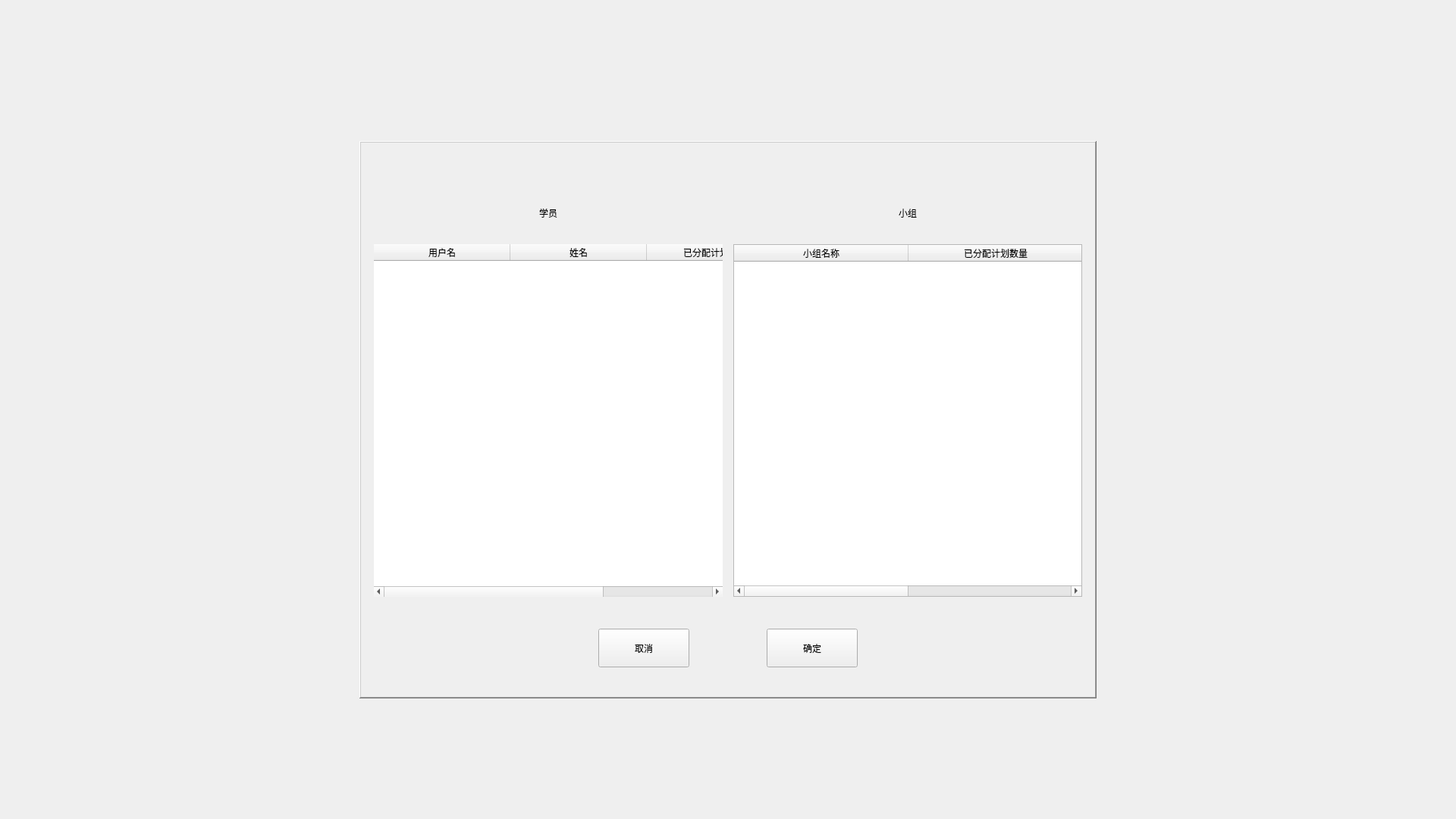
<?xml version="1.0" encoding="UTF-8"?>
<ui version="4.0">
 <class>RbAllocCoursePlanWindow</class>
 <widget class="QWidget" name="RbAllocCoursePlanWindow">
  <property name="geometry">
   <rect>
    <x>0</x>
    <y>0</y>
    <width>1920</width>
    <height>1080</height>
   </rect>
  </property>
  <property name="sizePolicy">
   <sizepolicy hsizetype="Fixed" vsizetype="Fixed">
    <horstretch>0</horstretch>
    <verstretch>0</verstretch>
   </sizepolicy>
  </property>
  <property name="minimumSize">
   <size>
    <width>1920</width>
    <height>1080</height>
   </size>
  </property>
  <property name="maximumSize">
   <size>
    <width>1920</width>
    <height>1080</height>
   </size>
  </property>
  <property name="focusPolicy">
   <enum>Qt::ClickFocus</enum>
  </property>
  <property name="windowTitle">
   <string>SimLaparo</string>
  </property>
  <layout class="QVBoxLayout" name="verticalLayout_5">
   <item>
    <layout class="QVBoxLayout" name="verticalLayout_4">
     <item>
      <spacer name="verticalSpacer_4">
       <property name="orientation">
        <enum>Qt::Vertical</enum>
       </property>
       <property name="sizeType">
        <enum>QSizePolicy::Fixed</enum>
       </property>
       <property name="sizeHint" stdset="0">
        <size>
         <width>20</width>
         <height>175</height>
        </size>
       </property>
      </spacer>
     </item>
     <item>
      <layout class="QHBoxLayout" name="horizontalLayout_3">
       <item>
        <spacer name="horizontalSpacer_4">
         <property name="orientation">
          <enum>Qt::Horizontal</enum>
         </property>
         <property name="sizeHint" stdset="0">
          <size>
           <width>40</width>
           <height>20</height>
          </size>
         </property>
        </spacer>
       </item>
       <item>
        <widget class="QFrame" name="frame">
         <property name="sizePolicy">
          <sizepolicy hsizetype="Fixed" vsizetype="Fixed">
           <horstretch>0</horstretch>
           <verstretch>0</verstretch>
          </sizepolicy>
         </property>
         <property name="minimumSize">
          <size>
           <width>972</width>
           <height>735</height>
          </size>
         </property>
         <property name="maximumSize">
          <size>
           <width>972</width>
           <height>735</height>
          </size>
         </property>
         <property name="frameShape">
          <enum>QFrame::WinPanel</enum>
         </property>
         <property name="frameShadow">
          <enum>QFrame::Raised</enum>
         </property>
         <property name="lineWidth">
          <number>0</number>
         </property>
         <layout class="QVBoxLayout" name="verticalLayout_3">
          <item>
           <layout class="QVBoxLayout" name="verticalLayout_2">
            <item>
             <spacer name="verticalSpacer">
              <property name="orientation">
               <enum>Qt::Vertical</enum>
              </property>
              <property name="sizeType">
               <enum>QSizePolicy::Fixed</enum>
              </property>
              <property name="sizeHint" stdset="0">
               <size>
                <width>20</width>
                <height>50</height>
               </size>
              </property>
             </spacer>
            </item>
            <item>
             <layout class="QHBoxLayout" name="horizontalLayout_2">
              <item>
               <spacer name="horizontalSpacer_7">
                <property name="orientation">
                 <enum>Qt::Horizontal</enum>
                </property>
                <property name="sizeHint" stdset="0">
                 <size>
                  <width>40</width>
                  <height>20</height>
                 </size>
                </property>
               </spacer>
              </item>
              <item>
               <widget class="QLabel" name="label_student">
                <property name="text">
                 <string>学员</string>
                </property>
               </widget>
              </item>
              <item>
               <spacer name="horizontalSpacer_6">
                <property name="orientation">
                 <enum>Qt::Horizontal</enum>
                </property>
                <property name="sizeType">
                 <enum>QSizePolicy::Fixed</enum>
                </property>
                <property name="sizeHint" stdset="0">
                 <size>
                  <width>444</width>
                  <height>20</height>
                 </size>
                </property>
               </spacer>
              </item>
              <item>
               <widget class="QLabel" name="label_group">
                <property name="text">
                 <string>小组</string>
                </property>
               </widget>
              </item>
              <item>
               <spacer name="horizontalSpacer_8">
                <property name="orientation">
                 <enum>Qt::Horizontal</enum>
                </property>
                <property name="sizeHint" stdset="0">
                 <size>
                  <width>40</width>
                  <height>20</height>
                 </size>
                </property>
               </spacer>
              </item>
             </layout>
            </item>
            <item>
             <spacer name="verticalSpacer_6">
              <property name="orientation">
               <enum>Qt::Vertical</enum>
              </property>
              <property name="sizeType">
               <enum>QSizePolicy::Fixed</enum>
              </property>
              <property name="sizeHint" stdset="0">
               <size>
                <width>20</width>
                <height>1</height>
               </size>
              </property>
             </spacer>
            </item>
            <item>
             <layout class="QHBoxLayout" name="horizontalLayout_4">
              <item>
               <widget class="QTableWidget" name="tableWidget_student">
                <property name="sizePolicy">
                 <sizepolicy hsizetype="Fixed" vsizetype="Fixed">
                  <horstretch>0</horstretch>
                  <verstretch>0</verstretch>
                 </sizepolicy>
                </property>
                <property name="minimumSize">
                 <size>
                  <width>460</width>
                  <height>465</height>
                 </size>
                </property>
                <property name="maximumSize">
                 <size>
                  <width>460</width>
                  <height>465</height>
                 </size>
                </property>
                <property name="focusPolicy">
                 <enum>Qt::NoFocus</enum>
                </property>
                <property name="autoFillBackground">
                 <bool>false</bool>
                </property>
                <property name="frameShape">
                 <enum>QFrame::NoFrame</enum>
                </property>
                <property name="frameShadow">
                 <enum>QFrame::Sunken</enum>
                </property>
                <property name="lineWidth">
                 <number>0</number>
                </property>
                <property name="textElideMode">
                 <enum>Qt::ElideMiddle</enum>
                </property>
                <property name="showGrid">
                 <bool>false</bool>
                </property>
                <property name="gridStyle">
                 <enum>Qt::NoPen</enum>
                </property>
                <attribute name="horizontalHeaderVisible">
                 <bool>true</bool>
                </attribute>
                <attribute name="horizontalHeaderDefaultSectionSize">
                 <number>180</number>
                </attribute>
                <attribute name="horizontalHeaderHighlightSections">
                 <bool>false</bool>
                </attribute>
                <attribute name="verticalHeaderVisible">
                 <bool>false</bool>
                </attribute>
                <attribute name="verticalHeaderDefaultSectionSize">
                 <number>30</number>
                </attribute>
                <attribute name="verticalHeaderHighlightSections">
                 <bool>true</bool>
                </attribute>
                <column>
                 <property name="text">
                  <string>用户名</string>
                 </property>
                </column>
                <column>
                 <property name="text">
                  <string>姓名</string>
                 </property>
                </column>
                <column>
                 <property name="text">
                  <string>已分配计划数量</string>
                 </property>
                </column>
               </widget>
              </item>
              <item>
               <widget class="QTableWidget" name="tableWidget_group">
                <property name="sizePolicy">
                 <sizepolicy hsizetype="Fixed" vsizetype="Fixed">
                  <horstretch>0</horstretch>
                  <verstretch>0</verstretch>
                 </sizepolicy>
                </property>
                <property name="minimumSize">
                 <size>
                  <width>460</width>
                  <height>465</height>
                 </size>
                </property>
                <property name="maximumSize">
                 <size>
                  <width>460</width>
                  <height>465</height>
                 </size>
                </property>
                <property name="focusPolicy">
                 <enum>Qt::NoFocus</enum>
                </property>
                <property name="textElideMode">
                 <enum>Qt::ElideMiddle</enum>
                </property>
                <property name="showGrid">
                 <bool>false</bool>
                </property>
                <attribute name="horizontalHeaderDefaultSectionSize">
                 <number>230</number>
                </attribute>
                <attribute name="horizontalHeaderHighlightSections">
                 <bool>true</bool>
                </attribute>
                <attribute name="verticalHeaderHighlightSections">
                 <bool>false</bool>
                </attribute>
                <column>
                 <property name="text">
                  <string>小组名称</string>
                 </property>
                </column>
                <column>
                 <property name="text">
                  <string>已分配计划数量</string>
                 </property>
                </column>
               </widget>
              </item>
             </layout>
            </item>
            <item>
             <layout class="QVBoxLayout" name="verticalLayout">
              <item>
               <spacer name="verticalSpacer_2">
                <property name="orientation">
                 <enum>Qt::Vertical</enum>
                </property>
                <property name="sizeType">
                 <enum>QSizePolicy::Fixed</enum>
                </property>
                <property name="sizeHint" stdset="0">
                 <size>
                  <width>20</width>
                  <height>36</height>
                 </size>
                </property>
               </spacer>
              </item>
              <item>
               <layout class="QHBoxLayout" name="horizontalLayout">
                <item>
                 <spacer name="horizontalSpacer_3">
                  <property name="orientation">
                   <enum>Qt::Horizontal</enum>
                  </property>
                  <property name="sizeHint" stdset="0">
                   <size>
                    <width>40</width>
                    <height>20</height>
                   </size>
                  </property>
                 </spacer>
                </item>
                <item>
                 <widget class="QPushButton" name="cancelBtn">
                  <property name="sizePolicy">
                   <sizepolicy hsizetype="Fixed" vsizetype="Fixed">
                    <horstretch>0</horstretch>
                    <verstretch>0</verstretch>
                   </sizepolicy>
                  </property>
                  <property name="minimumSize">
                   <size>
                    <width>120</width>
                    <height>51</height>
                   </size>
                  </property>
                  <property name="maximumSize">
                   <size>
                    <width>120</width>
                    <height>51</height>
                   </size>
                  </property>
                  <property name="text">
                   <string>取消</string>
                  </property>
                 </widget>
                </item>
                <item>
                 <spacer name="horizontalSpacer">
                  <property name="orientation">
                   <enum>Qt::Horizontal</enum>
                  </property>
                  <property name="sizeType">
                   <enum>QSizePolicy::Fixed</enum>
                  </property>
                  <property name="sizeHint" stdset="0">
                   <size>
                    <width>96</width>
                    <height>20</height>
                   </size>
                  </property>
                 </spacer>
                </item>
                <item>
                 <widget class="QPushButton" name="okBtn">
                  <property name="sizePolicy">
                   <sizepolicy hsizetype="Fixed" vsizetype="Fixed">
                    <horstretch>0</horstretch>
                    <verstretch>0</verstretch>
                   </sizepolicy>
                  </property>
                  <property name="minimumSize">
                   <size>
                    <width>120</width>
                    <height>51</height>
                   </size>
                  </property>
                  <property name="maximumSize">
                   <size>
                    <width>120</width>
                    <height>51</height>
                   </size>
                  </property>
                  <property name="text">
                   <string>确定</string>
                  </property>
                 </widget>
                </item>
                <item>
                 <spacer name="horizontalSpacer_2">
                  <property name="orientation">
                   <enum>Qt::Horizontal</enum>
                  </property>
                  <property name="sizeHint" stdset="0">
                   <size>
                    <width>40</width>
                    <height>20</height>
                   </size>
                  </property>
                 </spacer>
                </item>
               </layout>
              </item>
              <item>
               <spacer name="verticalSpacer_3">
                <property name="orientation">
                 <enum>Qt::Vertical</enum>
                </property>
                <property name="sizeType">
                 <enum>QSizePolicy::Fixed</enum>
                </property>
                <property name="sizeHint" stdset="0">
                 <size>
                  <width>20</width>
                  <height>30</height>
                 </size>
                </property>
               </spacer>
              </item>
             </layout>
            </item>
           </layout>
          </item>
         </layout>
        </widget>
       </item>
       <item>
        <spacer name="horizontalSpacer_5">
         <property name="orientation">
          <enum>Qt::Horizontal</enum>
         </property>
         <property name="sizeHint" stdset="0">
          <size>
           <width>40</width>
           <height>20</height>
          </size>
         </property>
        </spacer>
       </item>
      </layout>
     </item>
     <item>
      <spacer name="verticalSpacer_5">
       <property name="orientation">
        <enum>Qt::Vertical</enum>
       </property>
       <property name="sizeHint" stdset="0">
        <size>
         <width>20</width>
         <height>40</height>
        </size>
       </property>
      </spacer>
     </item>
    </layout>
   </item>
  </layout>
 </widget>
 <resources/>
 <connections/>
</ui>
